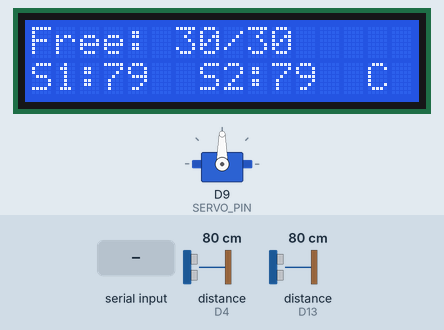
This sketch was run on a simulated Arduino Uno R4 WiFi. On the bench: servo, 16×2 character LCD. Wiring (inferred from the names in the program): 2 × ultrasonic range finder: trigger D2, echo D4 / trigger D12, echo D13. The test bench sets the inputs (shaded band); at power-on: distance to the obstacle (sensors on D4, D13) 80 cm. The echo pulse lasts 58.3 µs per cm; WiFi joins after 1.5 s; servers stay silent unless stated; no MQTT or app messages arrive unless stated; what the sketch prints to the serial monitor is not drawn.

Above: at 3.6 s.
3.7 s: distance to the obstacle (sensor on D4) set to 17 cm
At 5.0 s:
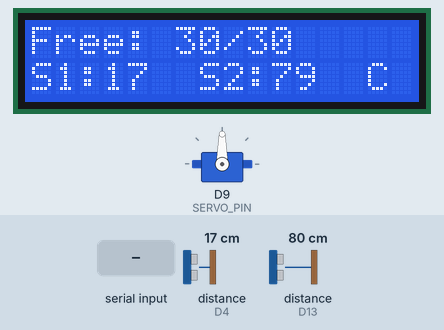
5.3 s: distance to the obstacle (sensor on D4) set to 12 cm
At 6.5 s:
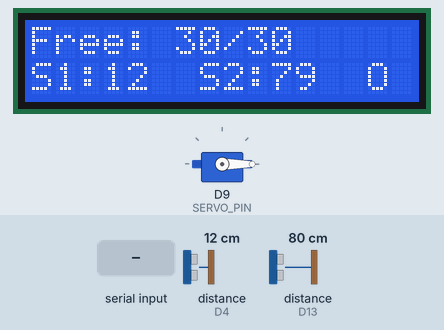
6.9 s: "c" received over Serial
At 7.7 s:
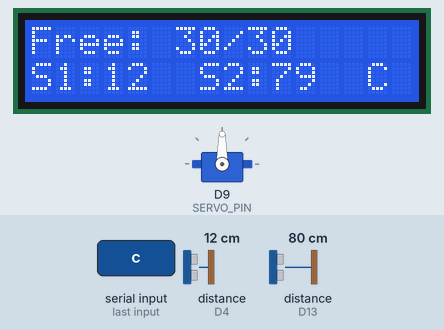
8.4 s: distance to the obstacle (sensor on D13) set to 2 cm
At 9.0 s:
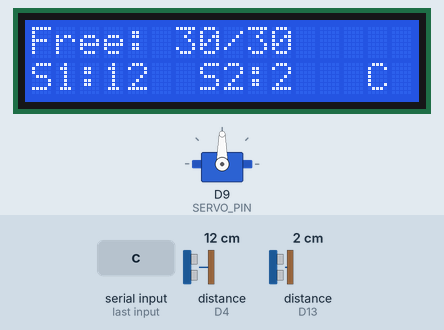
9.9 s: "+" received over Serial
At 11.1 s:
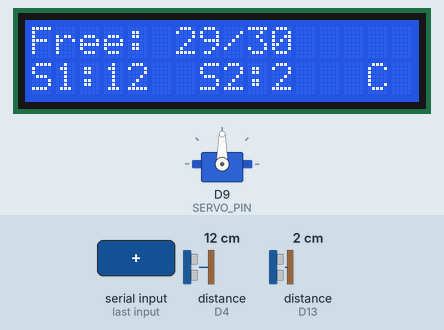
11.4 s: distance to the obstacle (sensor on D4) set to 35 cm
At 11.9 s:
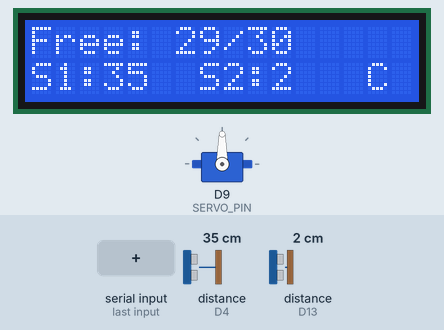
Timing chart, 0 to 14.0 s (numbered marks = the images above; inputs shaded):
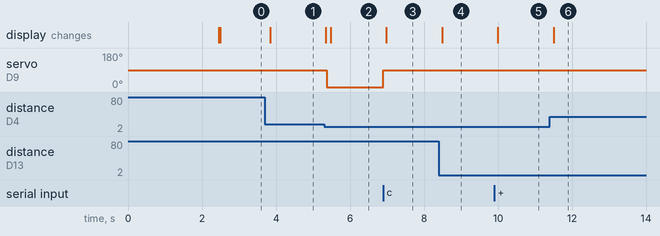

The sketch:

parking_counter.ino
```cpp
/*
  Parking space counter + servo barrier (POC / scale model)
  Board  : Arduino UNO R4 WiFi
  Sensors: 2x HC-SR04 side by side along the driving direction (sensor 1 = outside, sensor 2 = inside)
  Output : 16x2 I2C LCD, servo barrier (D9), WiFi + MQTT

  MQTT:
    The board publishes ONE value only: the number of free spaces, e.g. "27".
    It publishes when that number changes (and once after every (re)connect), as a retained
    message, so the dashboard shows the current value as soon as it opens.
    The dashboard works out "In / Out <amount>" from the difference between two values.

  ENTERING (car comes in from outside)
    Trigger : sensor 1 sees a car, sensor 2 does not, and the lot is not full
    Action  : open barrier, passed = false, timer not running
    Wait    : while sensor 1 or sensor 2 still sees a car, or the lane has not been clear long enough
              - sensor 2 sees a car   -> passed = true
              - either sensor blocked -> reset the clear timer
              - both just became clear -> start the clear timer
              - clear for CLEAR_HOLD_MS -> the car is gone, leave the wait
    Finish  : if passed, cars inside + 1;  then close barrier

  EXITING (car goes out from inside) - same, mirrored
    Trigger : sensor 2 sees a car, sensor 1 does not, and at least 1 car is inside
    passed  : set when sensor 1 sees a car;  at the end, if passed, cars inside - 1

  Anything else: do nothing, barrier stays closed.

  Servo starts at 90 deg (barrier closed) and lifts by 90 deg to open.

  Serial commands (9600 baud):
    r = reset to empty, + = add a car, - = remove a car
    o = open barrier,   c = close barrier   (handy for checking the servo direction)
*/
#include <WiFiS3.h>
#include <PubSubClient.h>
#include <Wire.h>
#include <LiquidCrystal_I2C.h>
#include <Servo.h>

// ========================
// Types: must stay above the first function. The Arduino IDE auto-generates function
// prototypes there, and they fail to compile if they mention a type defined later.
// ========================
struct Sensor {
  uint8_t trig;
  uint8_t echo;
  float   distance;   // cm, -1 = no echo
  bool    active;     // debounced: a car is in front of the sensor
  uint8_t hits;
  uint8_t misses;
};

enum State : uint8_t {
  IDLE,        // barrier closed, watching the sensors
  ENTERING,    // barrier open, car coming in
  EXITING      // barrier open, car going out
};

// ===== WiFi =====
const char* WIFI_SSID = "YOUR_WIFI_NAME";
const char* WIFI_PASSWORD = "YOUR_WIFI_PASSWORD";

// ===== MQTT =====
// mqtt-dashboard.com is HiveMQ's public broker: anyone can read and write any topic,
// so keep this topic name unique. The dashboard page must use the same topic.
const char* MQTT_SERVER = "mqtt-dashboard.com";
const int   MQTT_PORT = 1883;
const char* MQTT_PUBLISH_TOPIC = "kmitl-it/smart-parking/free-spaces";

WiFiClient wifiClient;
PubSubClient mqtt(wifiClient);

constexpr unsigned long NET_RETRY_MS            = 10000;  // time between reconnect attempts
constexpr unsigned long WIFI_CONNECT_TIMEOUT_MS = 8000;

int lastPublishedFree = -1;       // -1 = nothing published yet, so the next check publishes

// ===== Connect WiFi (gives up after the timeout instead of blocking forever) =====
bool connectWiFi(unsigned long timeoutMs) {
  if (WiFi.status() == WL_CONNECTED) return true;

  Serial.print("Connecting to WiFi...");
  WiFi.begin(WIFI_SSID, WIFI_PASSWORD);

  unsigned long start = millis();
  while (WiFi.status() != WL_CONNECTED && millis() - start < timeoutMs) {
    delay(250);
    Serial.print(".");
  }

  if (WiFi.status() == WL_CONNECTED) {
    Serial.println("\nWiFi connected!");
    Serial.print("IP address: ");
    Serial.println(WiFi.localIP());
    return true;
  }

  Serial.println("\nWiFi failed (will retry)");
  return false;
}

// ===== Connect MQTT (single attempt). Publish only, no subscription. =====
bool connectMQTT() {
  Serial.print("Connecting to MQTT...");

  String clientId = "Arduino-";
  clientId += String((unsigned long)millis());

  if (mqtt.connect(clientId.c_str())) {
    Serial.println(" connected!");
    lastPublishedFree = -1;       // send the current value again after every (re)connect
    return true;
  }

  Serial.print(" failed, MQTT state = ");
  Serial.println(mqtt.state());
  return false;
}

// ========================
// Hardware
// ========================
LiquidCrystal_I2C lcd(0x27, 16, 2);   // SDA = A4, SCL = A5 (try 0x3F if the LCD stays blank)

const uint8_t TRIG_1 = 2;
const uint8_t ECHO_1 = 4;
const uint8_t TRIG_2 = 12;
const uint8_t ECHO_2 = 13;

// Servo barrier: starts at 90 deg (closed) and lifts by 90 deg.
// If it lifts the wrong way, change "- 90" to "+ 90" (opens at 180 deg instead of 0).
const uint8_t SERVO_PIN = 9;
const int BARRIER_CLOSED_ANGLE = 90;
const int BARRIER_OPEN_ANGLE   = BARRIER_CLOSED_ANGLE - 90;

Servo barrier;
bool barrierOpen = false;

void openBarrier() {
  if (!barrierOpen) {
    barrier.write(BARRIER_OPEN_ANGLE);
    barrierOpen = true;
    Serial.println("BARRIER,OPEN");
  }
}

void closeBarrier() {
  if (barrierOpen) {
    barrier.write(BARRIER_CLOSED_ANGLE);
    barrierOpen = false;
    Serial.println("BARRIER,CLOSED");
  }
}

// ========================
// Configuration
// ========================
const int TOTAL_SPACES = 30;      // the dashboard has the same number in its CONFIG

// Distance from the sensor to the (model) car, in cm
const float DETECT_MIN_CM = 5;     // closer than this = ignore
const float DETECT_MAX_CM = 15;    // a car is detected when distance is in [MIN, MAX]
const float RELEASE_CM    = 30;    // once active, stay active until farther than this (hysteresis)

const uint8_t ON_SAMPLES  = 2;     // consecutive hits to become active (debounce)
const uint8_t OFF_SAMPLES = 2;     // consecutive misses to become inactive

const unsigned long SCAN_INTERVAL_MS = 40;
const unsigned long CLEAR_HOLD_MS    = 1500;   // lane must stay clear this long before the car counts as gone
const unsigned long LCD_INTERVAL_MS  = 150;
const unsigned long ECHO_TIMEOUT_US  = 6000;   // ~100 cm max range

// ========================
// Sensors
// ========================
Sensor s1 = {TRIG_1, ECHO_1, -1, false, 0, 0};
Sensor s2 = {TRIG_2, ECHO_2, -1, false, 0, 0};

float readDistanceCm(uint8_t trigPin, uint8_t echoPin) {
  digitalWrite(trigPin, LOW);
  delayMicroseconds(2);
  digitalWrite(trigPin, HIGH);
  delayMicroseconds(10);
  digitalWrite(trigPin, LOW);

  unsigned long duration = pulseIn(echoPin, HIGH, ECHO_TIMEOUT_US);
  if (duration == 0) return -1;                  // no echo
  return duration * 0.0343f / 2.0f;
}

// Measure, debounce, and apply hysteresis
void updateSensor(Sensor &s) {
  s.distance = readDistanceCm(s.trig, s.echo);

  bool inRange;
  if (s.distance < 0)  inRange = false;
  else if (s.active)   inRange = s.distance < RELEASE_CM;
  else                 inRange = (s.distance >= DETECT_MIN_CM && s.distance <= DETECT_MAX_CM);

  if (inRange) { if (s.hits < 255)   s.hits++;   s.misses = 0; }
  else         { if (s.misses < 255) s.misses++; s.hits = 0; }

  if (!s.active && s.hits   >= ON_SAMPLES)  s.active = true;
  if ( s.active && s.misses >= OFF_SAMPLES) s.active = false;
}

// ========================
// Gate logic
// ========================
State state = IDLE;
bool passed = false;              // the car reached the far sensor during this cycle
unsigned long clearSince = 0;     // when both sensors became clear (0 = timer not running)

long entries = 0;
long exits   = 0;
int  carsInside = 0;              // never below 0

int freeSpaces() {
  int f = TOTAL_SPACES - carsInside;
  return f < 0 ? 0 : f;
}

void logEvent(const char *event, unsigned long now) {
  // CSV: millis,event,occupied,free,entries,exits
  Serial.print(now);          Serial.print(',');
  Serial.print(event);        Serial.print(',');
  Serial.print(carsInside);   Serial.print(',');
  Serial.print(freeSpaces()); Serial.print(',');
  Serial.print(entries);      Serial.print(',');
  Serial.println(exits);
}

// Runs once after every sensor scan. It is the "wait in a loop" from the description,
// written so that each call does one round and returns (the LCD, MQTT and serial keep running).
void runGate(unsigned long now) {
  bool a1 = s1.active;
  bool a2 = s2.active;

  if (state == IDLE) {
    if (a1 && !a2 && freeSpaces() > 0) {
      // Car coming in from outside, and there is room
      state = ENTERING;
      passed = false;
      clearSince = 0;
      openBarrier();
      logEvent("OPEN_IN", now);
    } else if (a2 && !a1 && carsInside > 0) {
      // Car going out from inside
      state = EXITING;
      passed = false;
      clearSince = 0;
      openBarrier();
      logEvent("OPEN_OUT", now);
    }
    return;                       // otherwise: do nothing, barrier stays closed
  }

  // ENTERING or EXITING: barrier is open, wait until the car has completely passed
  if (state == ENTERING && a2) passed = true;    // car reached the inside sensor
  if (state == EXITING  && a1) passed = true;    // car reached the outside sensor

  if (a1 || a2) {
    clearSince = 0;               // something still in front of a sensor: not clear yet
  } else if (clearSince == 0) {
    clearSince = now;             // just became clear: start the timer
  }

  if (clearSince != 0 && now - clearSince >= CLEAR_HOLD_MS) {
    // Clear long enough: the car is gone
    if (passed) {
      if (state == ENTERING) {
        entries++;
        carsInside++;
        logEvent("ENTRY", now);
      } else {
        exits++;
        if (carsInside > 0) carsInside--;
        logEvent("EXIT", now);
      }
    } else {
      logEvent("CANCEL", now);    // car came to one sensor but never passed: no count
    }
    closeBarrier();
    state = IDLE;
  }
}

void handleSerialCommands(unsigned long now) {
  while (Serial.available()) {
    char c = Serial.read();
    if (c == 'r')      { carsInside = 0; entries = 0; exits = 0; logEvent("RESET", now); }
    else if (c == '+') { carsInside++; logEvent("MANUAL_ADD", now); }
    else if (c == '-') { if (carsInside > 0) carsInside--; logEvent("MANUAL_SUB", now); }
    else if (c == 'o') { openBarrier(); }
    else if (c == 'c') { closeBarrier(); }
  }
}

// ========================
// Network service (non-blocking for the gate)
// ========================
unsigned long lastNetTry = 0;

void networkService(unsigned long now) {
  if (WiFi.status() == WL_CONNECTED && mqtt.connected()) {
    mqtt.loop();
    return;
  }

  // Reconnect only while the gate is idle and the barrier is closed:
  // these calls can take several seconds, and counting pauses meanwhile.
  if (state != IDLE || barrierOpen) return;
  if (now - lastNetTry < NET_RETRY_MS) return;
  lastNetTry = now;

  if (connectWiFi(WIFI_CONNECT_TIMEOUT_MS)) {
    connectMQTT();
  }
}

// Publish the free-space number, but only when it differs from the last one that was sent.
// Retained = the broker keeps the latest value for a dashboard that opens later.
// If the network is down, nothing is sent; connectMQTT() resets lastPublishedFree,
// so the newest value goes out as soon as the link is back.
void publishFreeIfChanged() {
  int f = freeSpaces();
  if (f == lastPublishedFree) return;
  if (!mqtt.connected()) return;

  char payload[8];
  snprintf(payload, sizeof(payload), "%d", f);

  if (mqtt.publish(MQTT_PUBLISH_TOPIC, payload, true)) {
    lastPublishedFree = f;
    Serial.print("MQTT,PUBLISH,");
    Serial.println(payload);
  }
}

// ========================
// LCD
// ========================
void formatDistance(char *buf, const Sensor &s) {
  if (s.distance < 0) strcpy(buf, "---");
  else                snprintf(buf, 5, "%-3d", (int)s.distance);
}

unsigned long lastLcd = 0;

void updateLcd(unsigned long now) {
  if (now - lastLcd < LCD_INTERVAL_MS) return;
  lastLcd = now;

  char line[17], d1[6], d2[6];

  // Row 0: free spaces
  if (freeSpaces() == 0) snprintf(line, sizeof(line), "FULL  0/%-3d      ", TOTAL_SPACES);
  else                   snprintf(line, sizeof(line), "Free: %2d/%-3d     ", freeSpaces(), TOTAL_SPACES);
  lcd.setCursor(0, 0);
  lcd.print(line);

  // Row 1: live sensor distances + barrier state (O = open, C = closed)
  formatDistance(d1, s1);
  formatDistance(d2, s2);
  snprintf(line, sizeof(line), "S1:%-3s S2:%-3s %c ", d1, d2, barrierOpen ? 'O' : 'C');
  lcd.setCursor(0, 1);
  lcd.print(line);
}

// ========================
// Setup / loop
// ========================
unsigned long lastScan = 0;

void setup() {
  Serial.begin(9600);

  // Servo first, so the barrier starts at 90 deg (closed)
  barrier.attach(SERVO_PIN);
  barrier.write(BARRIER_CLOSED_ANGLE);
  barrierOpen = false;

  pinMode(TRIG_1, OUTPUT);  pinMode(ECHO_1, INPUT);
  pinMode(TRIG_2, OUTPUT);  pinMode(ECHO_2, INPUT);
  digitalWrite(TRIG_1, LOW);
  digitalWrite(TRIG_2, LOW);

  lcd.init();
  lcd.backlight();
  lcd.setCursor(0, 0);
  lcd.print("Parking counter");
  lcd.setCursor(0, 1);
  lcd.print("Starting...");

  Serial.println("ms,event,occupied,free,entries,exits");

  // One network attempt at startup. If it fails, the gate still works and loop() retries later.
  mqtt.setServer(MQTT_SERVER, MQTT_PORT);
  mqtt.setSocketTimeout(3);               // don't let a dead broker block for the 15 s default
  lastNetTry = millis();
  if (connectWiFi(WIFI_CONNECT_TIMEOUT_MS)) {
    connectMQTT();
  }

  delay(800);
  lcd.clear();
}

void loop() {
  unsigned long now = millis();

  networkService(now);

  // Scan both sensors one after the other (so they never hear each other), then run the gate logic
  if (now - lastScan >= SCAN_INTERVAL_MS) {
    lastScan = now;
    updateSensor(s1);
    delay(10);                         // let echoes from sensor 1 die out
    updateSensor(s2);
    runGate(now);
  }

  handleSerialCommands(now);
  publishFreeIfChanged();              // sends only when the free-space number changed
  updateLcd(now);
}
```

Measured:
- the behaviour switches between 15 and 14 cm on distance to the obstacle (sensor on D4) (found by bisection; images 1 and 2)
- after the input at 3.7 s, the display: changes after 0.15 s (image 1)
- after the input at 5.3 s, servo on D9 (SERVO_PIN): 90° → 0° after 0.07 s; the display: first changes after 0.05 s (image 2 shows a later state)
- after the input at 6.9 s, servo on D9 (SERVO_PIN): 0° → 90° at once; the display: changes after 0.08 s (image 3)
- after the input at 8.4 s, the display: changes after 0.09 s (image 4)
- after the input at 9.9 s, the display: changes after 0.09 s (image 5)
- after the input at 11.4 s, the display: changes after 0.11 s (image 6)
